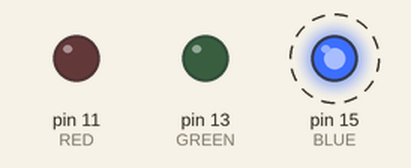
Simulated run of this program. Board: Raspberry Pi (header pin numbers). On the bench: output pins drawn as LEDs (lit = HIGH). Dashed ring = blinking.

Above: at 0.15 s.
Timing chart, 0 to 3.0 s (numbered marks = the images above):
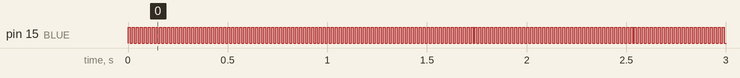

Measured:
- by itself, pin 15 (BLUE): alternates HIGH for 0.01 s and LOW for 0.01 s

The program:

ledtest.py
```python
import RPi.GPIO as GPIO
import time

# Setup GPIO using board numbering
GPIO.setmode(GPIO.BOARD)
GPIO.setwarnings(False)

# Declare variables
RED = 11
GREEN = 13
BLUE = 15
HERTZ = 100.0 # this is high enough to not see the LED blinking
time_delay = 0.02 # three seconds delay
steps = 100

# Main function
GPIO.setup(RED, GPIO.OUT) #set pin 11 as output
GPIO.setup(GREEN, GPIO.OUT) #set pin 13 as output
GPIO.setup(BLUE, GPIO.OUT) #set pin 17 as output

GPIO.output(RED, 0) # storing the first digit
GPIO.output(GREEN, 0) # storing the second digit
GPIO.output(BLUE, 1) # storing the third digit

# pwmR = GPIO.PWM(RED, 1)
# pwmG = GPIO.PWM(GREEN, HERTZ)
# pwmB = GPIO.PWM(BLUE, HERTZ)

# pwmR.start(100) #make sure pwm is off in the begining
# pwmG.start(100)
# pwmB.start(50)

while True:
	try:
		GPIO.output(BLUE, 1)
		time.sleep(0.01)
		GPIO.output(BLUE, 0)
		time.sleep(0.01)
	except KeyboardInterrupt:
		break

GPIO.output(BLUE, 0)
# pwmR.stop()
# pwmG.stop()
# pwmB.stop()
GPIO.cleanup() #reset GPIO pin to whatever it is defauld
```
